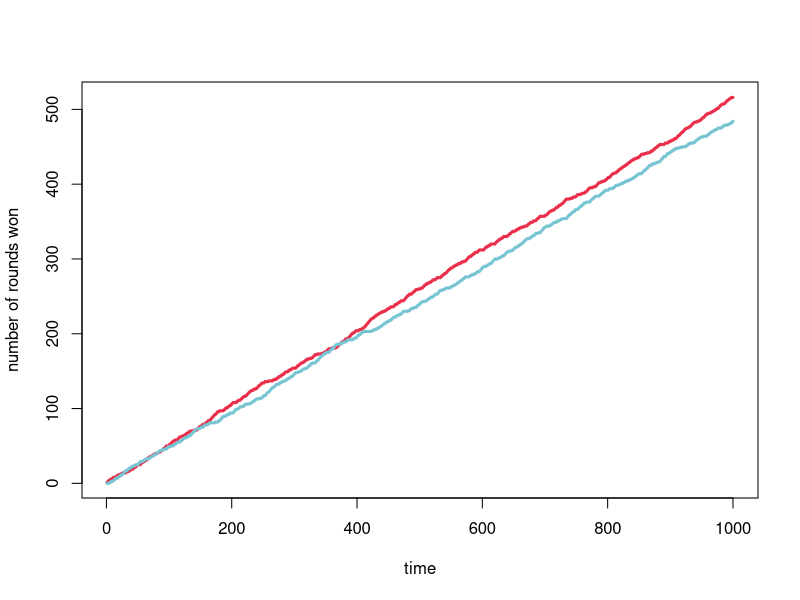
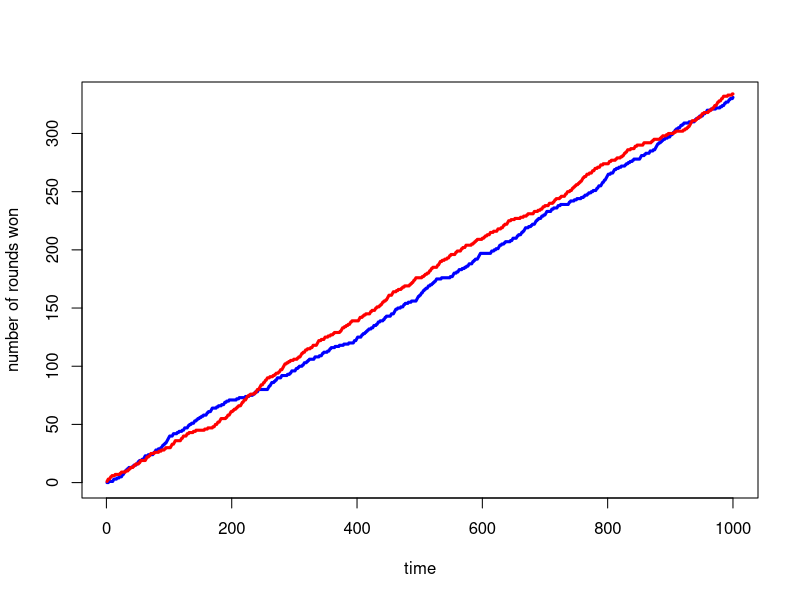
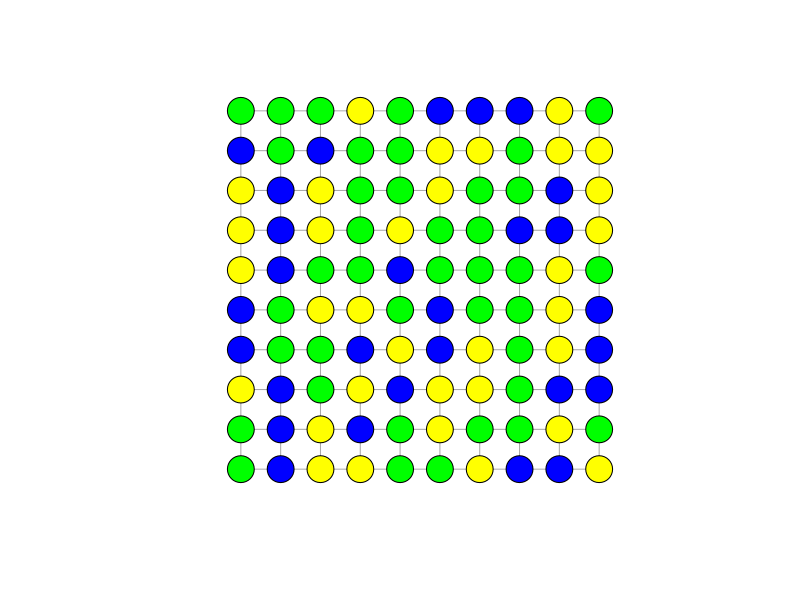
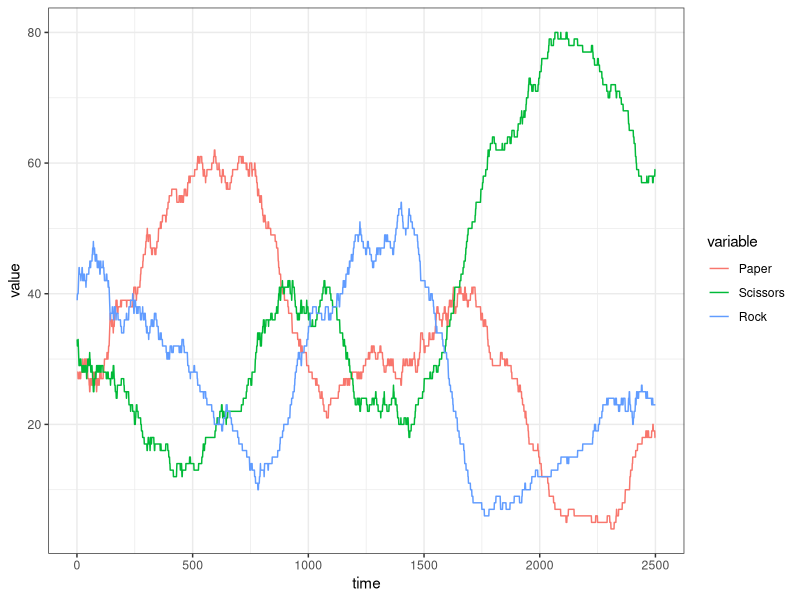
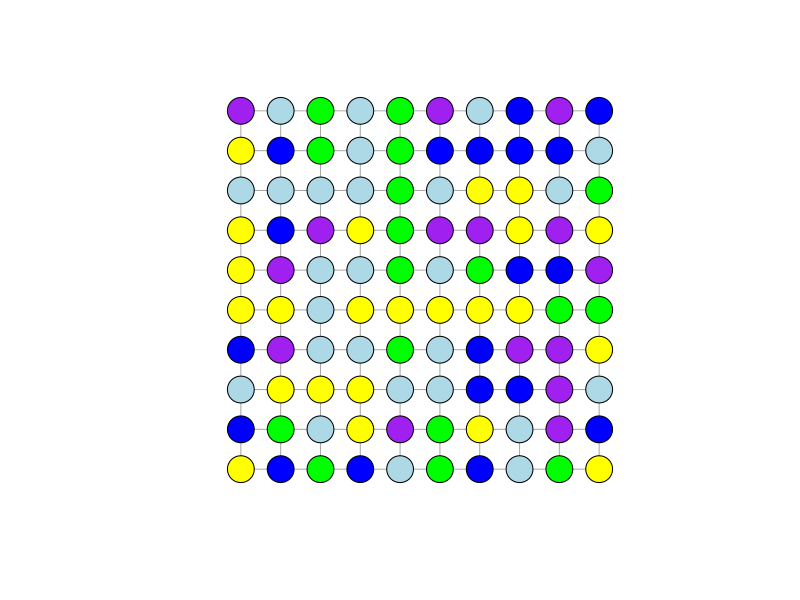
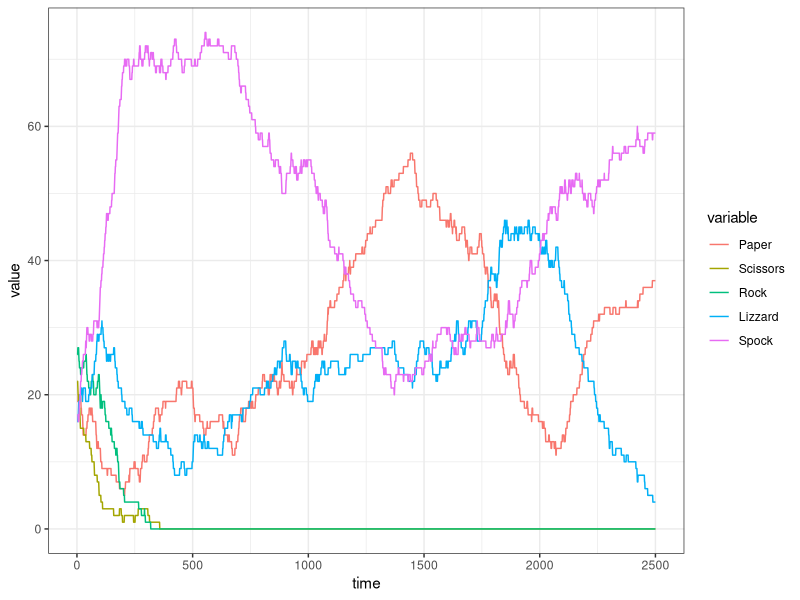

These charts were generated, in order, by the following R code:
## ---- chunk 1
indDF <- data.frame(id=1:2, strategy=NA, num_wins=0)
indDF
## ---- chunk 2
chooseStrategy <- function(ind){
	strats <- sample(x=1:3, size=nrow(ind)) # 1:Paper, 2:Scissors, 3:Rock
	ind$strategy <- strats
	return(ind)
}
## ---- chunk 3
playStrategy <- function(ind){
		if(ind$strategy[1]==ind$strategy[2]) {} else{
			#in the case that one chose Rock and the other paper:
			if(any(ind$strategy == 3) && any(ind$strategy == 1)){ 
				tmp <- ind[ind$strategy==1, "id"]
			}else{
				#for the two other cases, the better weapon wins:
				tmp <- which(ind[,"strategy"]==max(ind[,"strategy"]))
			}
			ind[tmp,"num_wins"] <- ind[tmp,"num_wins"]+1
		}
	return(ind)
}
## ---- chunk 4
# indDF <- setup()
for(i in 1:1000){
	indDF <- chooseStrategy(indDF); indDF
	indDF <- playStrategy(indDF); indDF
	};indDF
## ---- chunk 5
setup <- function(){
	return(data.frame(id=1:2, strategy=NA, num_wins=0))
}
## ---- chunk 6
rounds <- 1000
indDF <- setup()
dat <- matrix(NA, rounds, 2)
for(i in 1:rounds){
	indDF <- chooseStrategy(indDF)
	indDF <- playStrategy(indDF)
	dat[i,] <- indDF$num_wins
	}
## ---- chunk 7
plot(dat[,1], type='l', col='#EA2E49', lwd=3, xlab='time', ylab='number of rounds won')
lines(dat[,2], col='#77C4D3', lwd=3)
## ---- chunk 8
chooseStrategy2 <- function(ind){
	strats <- sample(x=1:3, size=1) # 1:Paper, 2:Scissors, 3:Rock
	ind$strategy[2] <- strats # only the second individual receive a new strategy
	return(ind)
}
## ---- chunk 9
rounds <- 1000
repetitions <- 100
dat <- matrix(NA, rounds, 2)
res2 <- c()
for(j in 1:repetitions){
	indDF <- setup()
	indDF[1,"strategy"] <- sample(1:3,1)
	for(i in 1:rounds){
		indDF <- chooseStrategy2(indDF)
		indDF <- playStrategy(indDF)
		dat[i,] <- indDF$num_wins
		i <- i+1
	}
		res2 <- c(res2, which(indDF[,"num_wins"]==max(indDF[,"num_wins"])))
		j <- j+1
}

plot(dat[,1], type='l', col='blue', lwd=3, xlab='time', ylab='number of rounds won')
lines(dat[,2], col='red', lwd=3)

# for comparisson let's calculate the winning vector for both players switch strategies:
res1 <- c()
for(j in 1:repetitions){
	indDF <- setup()
	for(i in 1:rounds){
		indDF <- chooseStrategy(indDF)
		indDF <- playStrategy(indDF)
		dat[i,] <- indDF$num_wins
		i <- i+1
	}
		res1 <- c(res1, which(indDF[,"num_wins"]==max(indDF[,"num_wins"])))
		j <- j+1
}

# and the winner is:
t.test(res1,res2)
## ---- chunk 10
require(igraph)
require(reshape2)
require(ggplot2)
## ---- chunk 11
# size of the lattice
sidelength<-10 
# creating an empty data.frame to store data
stat<-data.frame()
# creating a lattice network using the igraph package
l<-graph.lattice(length=sidelength,dim=2)
# now every individual chooses a strategy at random
V(l)$weapon<-sample(c(1:3), size=length(V(l)), replace=T)
# for a nicer visualisation lets colour the different options
V(l)[weapon==1]$color<-'blue' # Paper
V(l)[weapon==2]$color<-'yellow' # Scissors
V(l)[weapon==3]$color<-'green' # Rock
# and this is what it looks like:
plot(l, layout=as.matrix(expand.grid(1:sidelength, 1:sidelength)), vertex.label=NA)

for(t in 1:2500){
	# pick a random agent ...
	from <- as.numeric(sample(V(l), 1)) # or sample(sidelength^2,1)
	# who are its neighbours?
	nei<-neighbors(l, v=from, mode='all')
	
	# if there is only one weapon type left
	if(length(unique(V(l)$weapon))==1) {
		# we can either stop the simulation
		# stop(paste(c('Paper','Scissors','Rock')[unique(V(l)$weapon)], 'has won the game after',t,'rounds!'))
		# or we let the selected individual choose a different strategy (from its current strategy) to let the dynamics go on
		V(l)$weapon[from]<-sample((1:3)[1:3!=as.numeric(V(l)$weapon[from])], 1)
	} else {
		# ... and one of its neighbours
		to <- sample(nei, 1)
		fromto<-c(from,to)
		w<-as.numeric(V(l)$weapon[fromto])
		# if both choices are equal, nothing happens:
		if(w[1]==w[2]) {} else{
			# in the case that one chooses Rock and the other Paper, Paper wins:
			if(max(w) == 3 && min(w) ==1) { 
				V(l)$weapon[fromto[w==3]] <- "1" 
			} 
			else{
				# for the two other cases, the better weapon wins:
				V(l)$weapon[fromto[w==min(w)]] <- V(l)$weapon[fromto[w==max(w)]]
			}
		} 
		
	}
	# let's record the individual abundance of each strategy
	stat<-rbind(stat, c(sum(V(l)$'weapon'=="1"), sum(V(l)$'weapon'=="2"), sum(V(l)$'weapon'=="3")))
	# plot(l, layout=as.matrix(expand.grid(1:sidelength, 1:sidelength)), vertex.label=NA)
}

names(stat)<-c("Paper","Scissors","Rock")
s<-melt(stat)
s$time<-1:nrow(stat)
ggplot(data=s, mapping=aes(x=time, y=value, col=variable)) + geom_line() + theme_bw() 
## ---- chunk 12
# size of the lattice
sidelength<-10 
# creating an empty data.frame to store data
stat<-data.frame()
# creating a lattice network using the igraph package
l<-graph.lattice(length=sidelength,dim=2)
# now every individual chooses a strategy at random
V(l)$weapon<-sample(c(1,2,2.8,2.9,3), size=length(V(l)), replace=T)
# for a nicer visualisation lets colour the different options
V(l)[weapon==1]$color<-'blue' # Paper
V(l)[weapon==2]$color<-'yellow' # Scissors
V(l)[weapon==3]$color<-'green' # Rock
V(l)[weapon==2.8]$color<-'lightblue' # Lizzard
V(l)[weapon==2.9]$color<-'purple' # Spock
# and this is what it looks like:
plot(l, layout=as.matrix(expand.grid(1:sidelength, 1:sidelength)), vertex.label=NA)

for(t in 1:2500){
	# pick a random agent ...
	from <- as.numeric(sample(V(l), 1)) # or sample(sidelength^2,1)
	# who are its neighbours?
	nei<-neighbors(l, v=from, mode='all')
	
	# if there is only one weapon type left
	if(length(unique(V(l)$weapon))==1) {
		# we can either stop the simulation
		# stop(paste(c('Paper','Scissors','Rock')[unique(V(l)$weapon)], 'has won the game after',t,'rounds!'))
		# or we let the selected individual choose a different strategy to let the dynamics go on
		V(l)$weapon[from]<-sample((1:3)[1:3!=as.numeric(V(l)$weapon[from])], 1)
	} else {
		# ... and one of its neighbours
		to <- sample(nei, 1) 
		fromto<-c(from,to)
		w<-as.numeric(V(l)$weapon[fromto])
		# if both choices are equal, nothing happens:
		if(w[1]==w[2]) {} else{ 
			# in the case that one chooses Rock and the other Paper, Paper wins:
			if(max(w) == 3 && min(w) ==1) { 
				V(l)$weapon[fromto[w==3]] <- "1" 
			} 
			else{
				# for the two other cases, the better weapon wins:
				V(l)$weapon[fromto[w==min(w)]] <- V(l)$weapon[fromto[w==max(w)]]
			}
		} 
		
	}
	# let's record the individual abundance of each strategy
	stat<-rbind(stat, c(sum(V(l)$'weapon'=="1"), sum(V(l)$'weapon'=="2"), sum(V(l)$'weapon'=="2.8"), sum(V(l)$'weapon'=="2.9"), sum(V(l)$'weapon'=="3")))
	# you can also plot each individual network configuration
	# V(l)[weapon==1]$color<-'blue' # Paper
	# V(l)[weapon==2]$color<-'yellow' # Scissors
	# V(l)[weapon==3]$color<-'green' # Rock
	# V(l)[weapon==2.9]$color<-'purple' # Spock
	# plot(l, layout=as.matrix(expand.grid(1:sidelength, 1:sidelength)), vertex.label=NA)
}

names(stat)<-c("Paper","Scissors","Rock","Lizzard","Spock")
s<-melt(stat)
s$time<-1:nrow(stat)
ggplot(data=s, mapping=aes(x=time, y=value, col=variable)) + geom_line() + theme_bw() 
